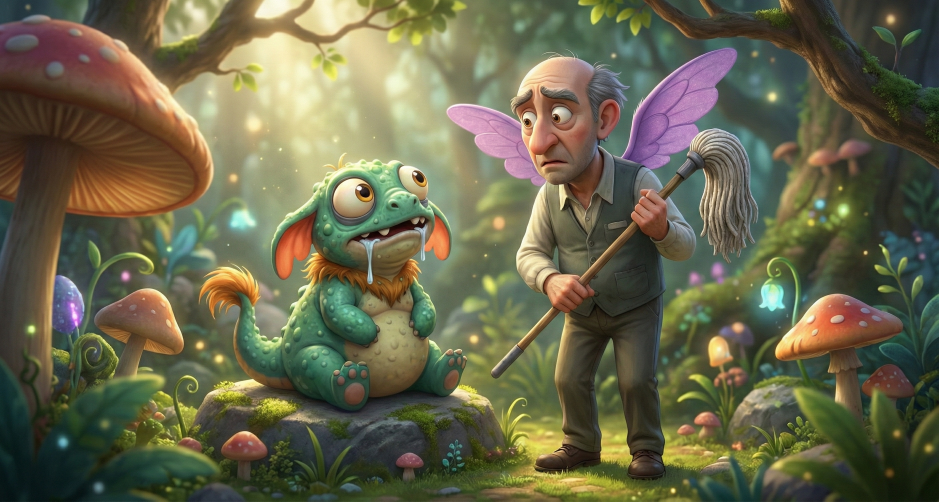
#> input picture Gemini_Generated_Image_r8pwu0r8pwu0r8pw.jpg, 2816 x 1504 px (shown at 1/3 size)
$ python generate_character_3d_model.py ../Gemini_Generated_Image_70jo4770jo4770jo.jpg ../Gemini_Generated_Image_r8pwu0r8pwu0r8pw.jpg out ../Gemini_Generated_Image_r8pwu0r8pwu0r8pw.jpg
#> lines starting #> are read from the running program, lines starting #| are printed output that depends on the picture
#> in main, img is the input picture: PIL image 2816x1504 RGB; mean R, G, B 103.9, 102.2, 75.7
#!/usr/bin/env python3
"""Generate 3D character models from turnaround sheets using Hunyuan3D-2.

Uses the Tencent/Hunyuan3D-2 HuggingFace Space to generate 3D mesh models
from character concept art/turnaround sheets.

Usage:
    python scripts/generate_character_3d_model.py <character_name> <image_path> [output_dir]

Example:
    python scripts/generate_character_3d_model.py gabe output/gabe_front.png output/3d-models/
"""

import sys
import os
import time
import shutil
import subprocess
from pathlib import Path

try:
    from gradio_client import Client, handle_file
except ImportError:
    print("Installing gradio_client...")
    subprocess.check_call([sys.executable, "-m", "pip", "install", "gradio_client"])
    from gradio_client import Client, handle_file

try:
    from PIL import Image
except ImportError:
    print("Installing Pillow...")
    subprocess.check_call([sys.executable, "-m", "pip", "install", "Pillow"])
    from PIL import Image


R2_BASE = "r2:rex-assets/3d-models/characters"
R2_PUBLIC = "https://pub-97d84d215bf5412b8f7d32e7b9047c54.r2.dev/3d-models/characters"


def extract_front_view(turnaround_path: str, output_path: str) -> str:
    """Extract the front view from a 4-view turnaround sheet."""
    img = Image.open(turnaround_path)
    w, h = img.size
#> w = 2816; h = 1504

    # Front view is the leftmost quarter
    view_w = w // 4
#> view_w = 704
    front = img.crop((0, 0, view_w, h))
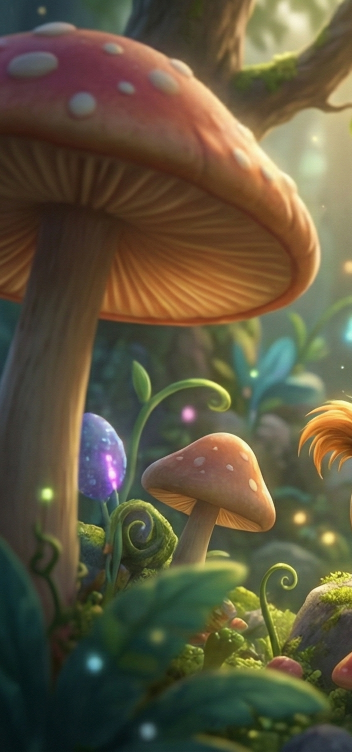
#> front: PIL image 704x1504 RGB (shown at 1/2 size); mean R, G, B 94.6, 86.5, 62.8

    # Make square with white background
    max_dim = max(front.size)
#> max_dim = 1504
    square = Image.new("RGB", (max_dim, max_dim), (255, 255, 255))
#> square: PIL image 1504x1504 RGB; every value is 255
    offset_x = (max_dim - front.size[0]) // 2
#> offset_x = 400
    offset_y = (max_dim - front.size[1]) // 2
#> offset_y = 0
    square.paste(front, (offset_x, offset_y))
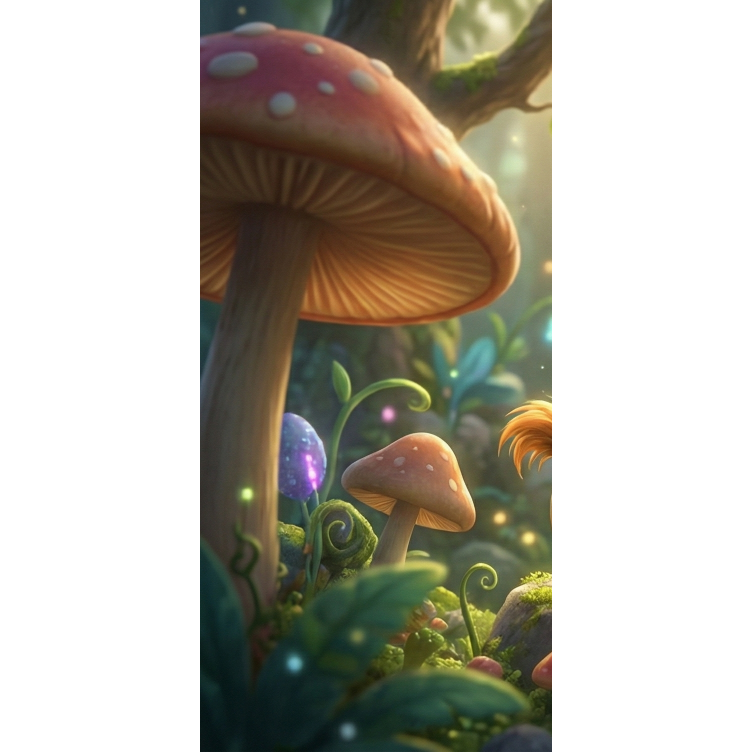
#> square: PIL image 1504x1504 RGB (shown at 1/2 size); mean R, G, B 179.9, 176.1, 165.1
    square = square.resize((512, 512), Image.LANCZOS)
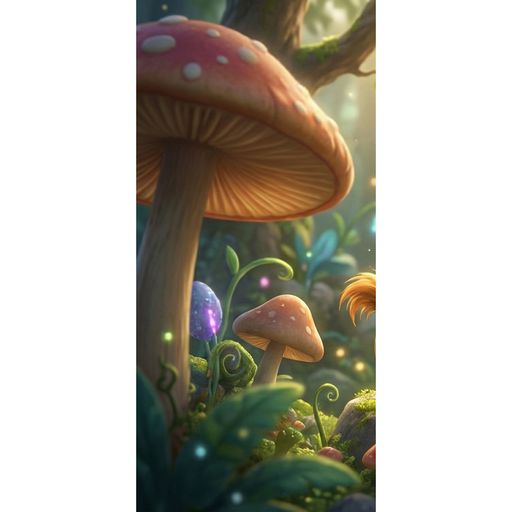
#> square: PIL image 512x512 RGB; mean R, G, B 179.9, 176.1, 165
    square.save(output_path)
    return output_path


# [69 lines left out: functions generate_shape, decimate_model, upload_to_r2, not called in this run]


def main():
    if len(sys.argv) < 3:
        print(__doc__)
        sys.exit(1)

    character_name = sys.argv[1]
    image_path = sys.argv[2]
    output_dir = sys.argv[3] if len(sys.argv) > 3 else "."
    caption = sys.argv[4] if len(sys.argv) > 4 else ""

    os.makedirs(output_dir, exist_ok=True)

    # Check if image is a turnaround sheet (wide aspect ratio)
    img = Image.open(image_path)
    if img.size[0] > img.size[1] * 1.5:
        print("Detected turnaround sheet, extracting front view...")
        front_path = os.path.join(output_dir, f"{character_name}_front.png")
        image_path = extract_front_view(image_path, front_path)

    # Connect to Hunyuan3D-2
    print("Connecting to Hunyuan3D-2...")
    client = Client("Tencent/Hunyuan3D-2")

    # Generate shape
    glb_path, stats = generate_shape(client, character_name, image_path, caption)

    # Copy to output
    full_res = os.path.join(output_dir, f"{character_name}.glb")
    shutil.copy2(glb_path, full_res)
    size_mb = os.path.getsize(full_res) / (1024 * 1024)
    print(f"Full-res model: {full_res} ({size_mb:.1f} MB)")
    if isinstance(stats, dict):
        print(f"  Faces: {stats.get('number_of_faces', '?')}")
        print(f"  Vertices: {stats.get('number_of_vertices', '?')}")

    # Decimate for animation
    decimated = os.path.join(output_dir, f"{character_name}_decimated.glb")
    print("\nDecimating for animation...")
    decimate_model(full_res, decimated, ratio=0.10)
    if os.path.exists(decimated):
        size_mb = os.path.getsize(decimated) / (1024 * 1024)
        print(f"Decimated model: {decimated} ({size_mb:.1f} MB)")

    # Upload to R2
    r2_dest = f"{R2_BASE}/{character_name}"
    upload_to_r2(full_res, r2_dest)
    upload_to_r2(decimated, r2_dest)

    print(f"\nDone! Models available at:")
    print(f"  Full-res: {R2_PUBLIC}/{character_name}/{character_name}.glb")
    print(f"  Decimated: {R2_PUBLIC}/{character_name}/{character_name}_decimated.glb")


if __name__ == "__main__":
    main()
#> (the call stopped at in main, `client = Client("Tencent/Hunyuan3D-2")`: gradio_client is not available in this run)
